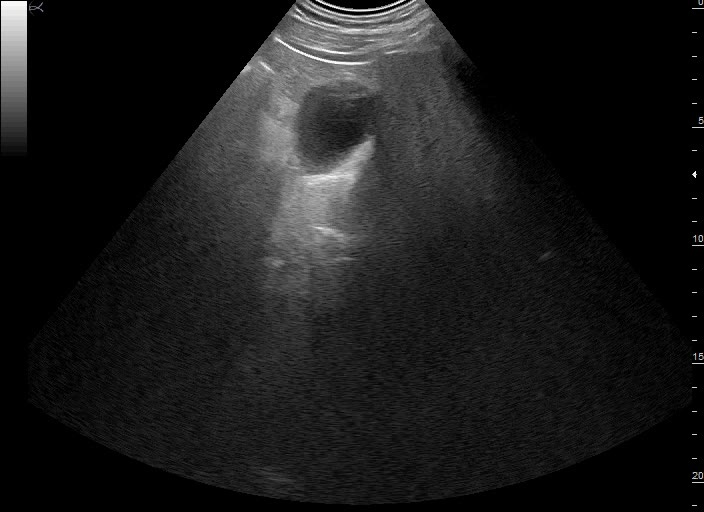
#> input picture 5_Vesicule.jpg, 704 x 512 px, found by its file name; the run also reads 1 picture not shown here
$ jupyter execute --allow-errors Code.ipynb
#> lines starting #> are read from the running program, lines starting #| are printed output that depends on the picture; after the words box and inside, x2 and y2 are one past the last pixel; in counts of white or black regions, pixels touching at a corner belong together
[cell 1]
import numpy as np
import cv2
import os
import csv
import pandas as pd
import matplotlib.pyplot as plt
import matplotlib
import matplotlib.colors as colors
from PIL import Image
from __future__ import print_function
import argparse
from IPython.display import Image
from IPython.display import display
import math

[cell 2]
file_path = "C:/Users/aya-k/OneDrive/Bureau/VMI_M2/Projet_image/Visucule_Segmentation_with_ControurRegularisation"
image5_Path ="5_Vesicule.jpg"
image6_Path ="6_Vesicule.jpg"
image7_Path ="7_Vesicule.jpg"

points5_file="5_VesiculePoints.csv"
points6_file="6_VesiculePoints.csv"
points7_file="7_VesiculePoints.csv"

CenterP5_file="5_CoordinateCenter.csv"
CenterP6_file="6_CoordinateCenter.csv"
CenterP7_file="7_CoordinateCenter.csv"

[cell 3]
def displaySideBySide(images,NUM_ROWS,IMGs_IN_ROW):

    f, ax_arr = plt.subplots(NUM_ROWS, IMGs_IN_ROW, figsize=(16,6))

    for i, image in enumerate(images):
        ax_arr[i].imshow(cv2.cvtColor(image,cv2.COLOR_BGR2RGB))
        ax_arr[i].set_title('image '+ str(i))

    title = 'side by side view of images'
    f.suptitle(title, fontsize=16)
    plt.tight_layout()
    plt.show()

[cell 4]
# [11 lines left out: function displayInLine, not called in this run]

[cell 5]
image5= cv2.imread(os.path.join(file_path,image5_Path))
#> image5 is the input picture: shape (512, 704, 3); mean B, G, R 26.3, 26.3, 26.3
image6= cv2.imread(os.path.join(file_path,image6_Path))
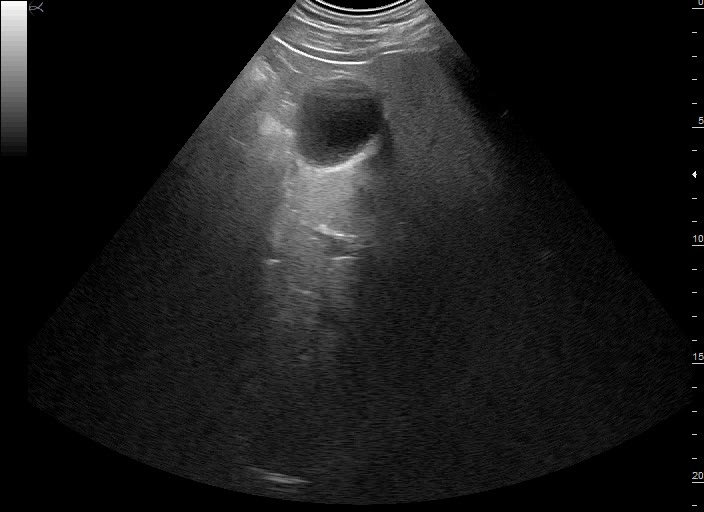
#> input picture 6_Vesicule.jpg, 704 x 512 px, found by its file name
#> image6 is the input picture: shape (512, 704, 3); mean B, G, R 26.7, 26.7, 26.7
image7= cv2.imread(os.path.join(file_path,image7_Path))
imagesInitials=[image5,image6,image7]

[cell 6]
displaySideBySide(imagesInitials,1,3)
#> (the call stopped at in displaySideBySide, `f, ax_arr = plt.subplots(NUM_ROWS, IMGs_IN_ROW, figsize=(16,6))`: IPython is not available in this run)

[cell 7]
#Read the csv points files
points5_df = pd.read_csv(os.path.join(file_path,points5_file),sep=";")
#> (reads 5_VesiculePoints.csv from the repository)
points6_df = pd.read_csv(os.path.join(file_path,points6_file),sep=";")
#> (reads 6_VesiculePoints.csv from the repository)
points7_df = pd.read_csv(os.path.join(file_path,points7_file),sep=";")
#> (reads 7_VesiculePoints.csv from the repository)

[cell 8]
#Read the centers points files
CP5_df=pd.read_csv(os.path.join(file_path,CenterP5_file),sep=";")
#> (reads 5_CoordinateCenter.csv from the repository)
CP6_df=pd.read_csv(os.path.join(file_path,CenterP6_file),sep=";")
CP7_df=pd.read_csv(os.path.join(file_path,CenterP7_file),sep=";")

[cell 9]
CP5_df.head()

[cell 10]
CP6_df.head()
CP6_df.keys()

[cell 11]
CP7_df.head()
CP7_df.keys()

[cell 12]
points5_df.head()

[cell 13]
#plot the center point on the images
#plot center on image 5
# Get the center coordinate.
x_center=int(CP5_df.get(['X Coordinate'][0]) )
y_center =int(CP5_df.get(['Y Coordinate'][0]))

imgpltC5=image5.copy()
imgpltC5 = cv2.circle(imgpltC5, (x_center,y_center), radius=0, color=(255, 0, 0), thickness=10)
#> imgpltC5: shape (512, 704, 3); 0.02% of pixels changed, all inside (x1, y1, x2, y2) = (341, 124, 352, 135)

#plot center on image 6
# Get the center coordinate.
x_center=int(CP6_df.get(['X Coordinate'][0]) )
y_center =int(CP6_df.get(['Y Coordinate'][0]))

imgpltC6=image6.copy()
imgpltC6 = cv2.circle(imgpltC6, (x_center,y_center), radius=0, color=(255, 0, 0), thickness=10)
#> imgpltC6: shape (512, 704, 3); 0.02% of pixels changed, all inside (x1, y1, x2, y2) = (351, 120, 362, 131)


#plot center on image 7
# Get the center coordinate.
x_center=int(CP7_df.get(['X Coordinate'][0]) )
y_center =int(CP7_df.get(['Y Coordinate'][0]))

imgpltC7 =image7.copy()
imgpltC7 = cv2.circle(imgpltC7, (x_center,y_center), radius=0, color=(255, 0, 0), thickness=10)
#> imgpltC7: shape (512, 704, 3); mean B, G, R 26.8, 26.8, 26.8

imagesCenters=[imgpltC5,imgpltC6,imgpltC7]
displaySideBySide(imagesCenters,1,3)
#> (the call stopped at in displaySideBySide, `f, ax_arr = plt.subplots(NUM_ROWS, IMGs_IN_ROW, figsize=(16,6))`: IPython is not available in this run)

Plot initals points on the images

[cell 14]
#Plot points for image 5
data = points5_df.values
imgplt5 = image5.copy()
for i in range(len(data)):
    x=data[i][1]
    y=data[i][2]
    imgplt5= cv2.circle(imgplt5, (x,y), radius=0, color=(0, 255, 0), thickness=5)
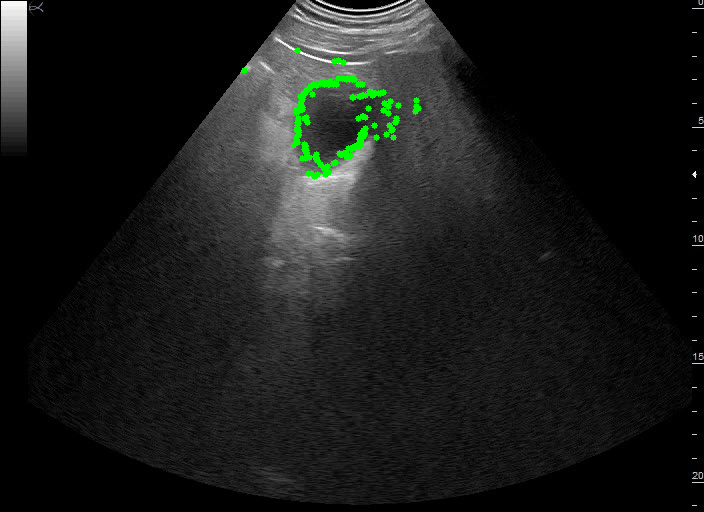
#> imgplt5: shape (512, 704, 3); mean B, G, R 25.6, 27.6, 25.6

#Plot points for image 6
data = points6_df.values
imgplt6 = image6.copy()
for i in range(len(data)):
    x=data[i][1]
    y=data[i][2]
    imgplt6= cv2.circle(imgplt6, (x,y), radius=0, color=(0, 255, 0), thickness=5)
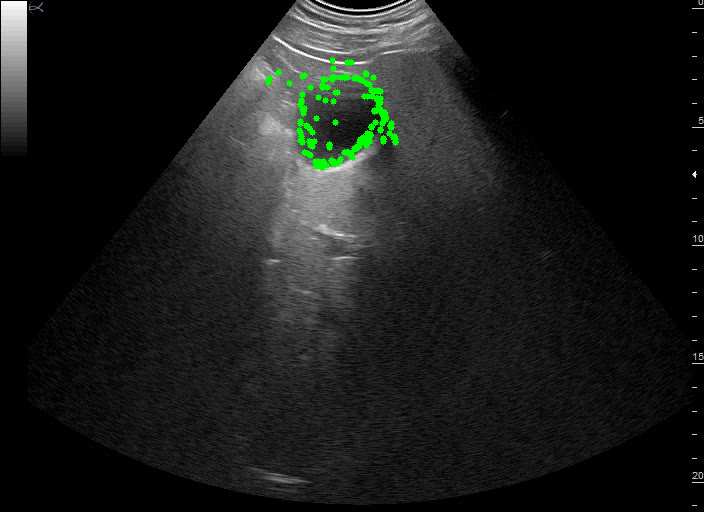
#> imgplt6: shape (512, 704, 3); mean B, G, R 26, 28, 26


#Plot points for image 7
data = points7_df.values
imgplt7 = image7.copy()
for i in range(len(data)):
    x=data[i][1]
    y=data[i][2]
    imgplt7= cv2.circle(imgplt7, (x,y), radius=0, color=(0, 255, 0), thickness=5)
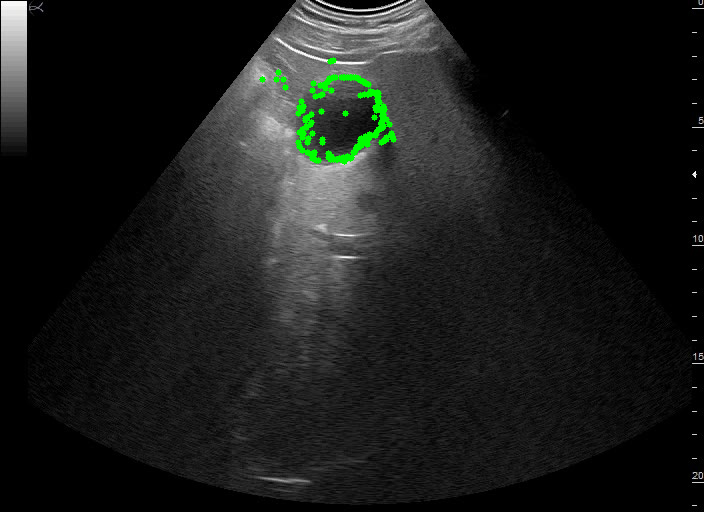
#> imgplt7: shape (512, 704, 3); mean B, G, R 26.2, 28.1, 26.2


imagesPoints=[imgplt5,imgplt6,imgplt7]

displaySideBySide(imagesPoints,1,3)
#> (the call stopped at in displaySideBySide, `f, ax_arr = plt.subplots(NUM_ROWS, IMGs_IN_ROW, figsize=(16,6))`: IPython is not available in this run)

Dilatation function

[cell 15]
def Dilation(src,dilatation_size):

    dilatation_type = cv2.MORPH_RECT
    #title_dilatation_window = 'Dilation Demo'


    element = cv2.getStructuringElement(dilatation_type, (2*dilatation_size + 1, 2*dilatation_size+1), (dilatation_size,                  dilatation_size))

    dilatation_dst = cv2.dilate(src, element)
    return(dilatation_dst)

[cell 16]
#Return an image labeled by colors of the diffrent connected components

def display_components(labels):
    # Map component labels to hue val
    label_hue = np.uint8(179*labels/np.max(labels))
    blank_ch = 255*np.ones_like(label_hue)
    labeled_img = cv2.merge([label_hue, blank_ch, blank_ch])

    # cvt to BGR for display
    labeled_img = cv2.cvtColor(labeled_img, cv2.COLOR_HSV2BGR)

    # set bg label to black
    labeled_img[label_hue==0] = 0
    return(labeled_img)

Method 2 ://////////////////////////////////////////////////////////////////////////////////////////////

#> (a cell that did not finish here is left out)

[cell 18]
# [5 lines of commented-out code are left out]

[cell 19]
dataImages=[imgplt5,imgplt6,imgplt7]   #images with their initials points
all_images=[]
NUM_ROWS = 3
IMGs_IN_ROW = 3
lower_green=np.array([60,55,255])
upper_green=np.array([60,255,255])
dilitation_size=1


#to save all images with their diffrent transformations
#> (the rest of this cell did not finish here and is left out)

Delete small componenets

[cell 20]
#Euclidiean distance
def Euclidiean_dist(x1,y1,x2,y2):
    return math.sqrt((x1 - x2)**2 +(y1-y2)**2)

[cell 21]
# [25 lines left out: function delete_small_far_components, not called in this run]

[cell 22]
def Process(dilatation_size,imagePoints,CP_df):
    min_size=150
    max_distance=50
    #Do dilatation
    dilatation_dst=Dilation(imagePoints,dilatation_size)
#> call 2 of Dilation, with dilatation_size = 1
#> in Dilation (call 2), `dilatation_dst = cv2.dilate(src, element)`:
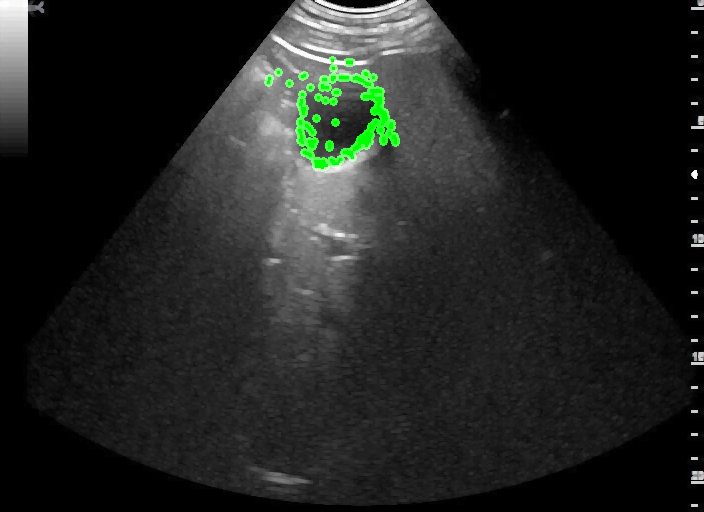
#> dilatation_dst: shape (512, 704, 3); mean B, G, R 33.2, 35.6, 33.2
